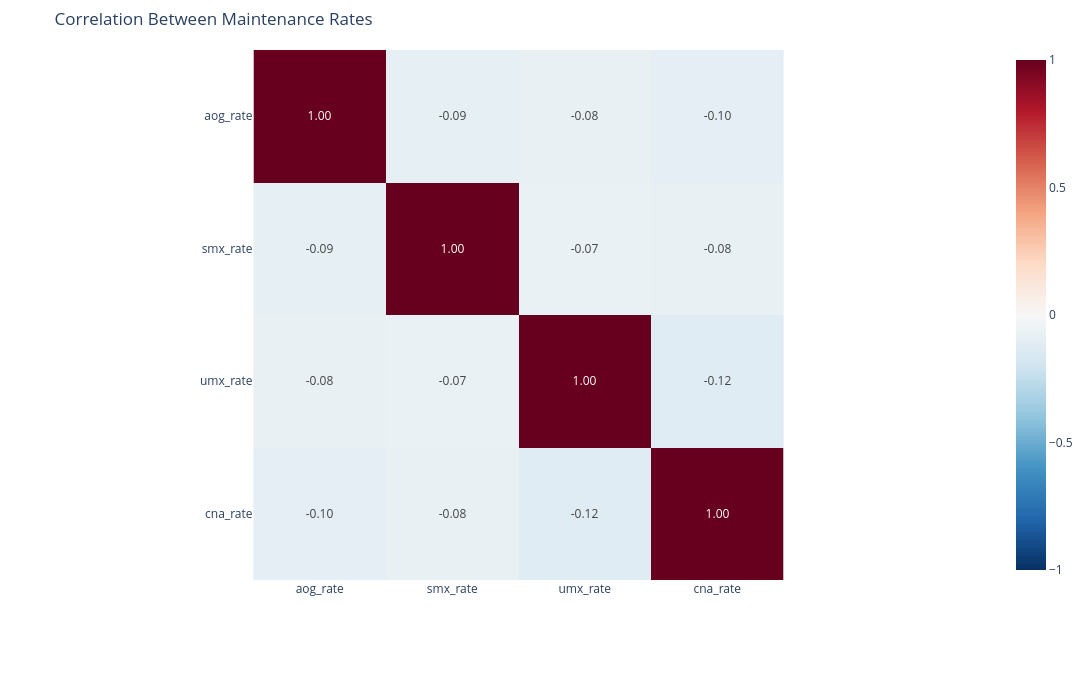

Notebook cell for this chart:
### Code cell
corr = df_pd[rate_cols].corr()

fig = px.imshow(
    corr,
    text_auto=".2f",
    color_continuous_scale="RdBu_r",
    zmin=-1, zmax=1,
    title="Correlation Between Maintenance Rates"
)
fig.update_layout(**PLOT_CFG)
fig.show()

### Figure 1 — Plotly figure (JSON) as saved in the notebook; plotly's stock layout.template omitted (floating-point values rounded to 4 significant figures)
{"data": [{"coloraxis": "coloraxis", "hovertemplate": "x: %{x}<br>y: %{y}<br>color: %{z}<extra></extra>", "name": "0", "texttemplate": "%{z:.2f}", "type": "heatmap", "x": ["aog_rate", "smx_rate", "umx_rate", "cna_rate"], "xaxis": "x", "y": ["aog_rate", "smx_rate", "umx_rate", "cna_rate"], "yaxis": "y", "z": [[1.0, -0.09269, -0.07815, -0.09712], [-0.09269, 1.0, -0.06779, -0.0806], [-0.07815, -0.06779, 1.0, -0.122], [-0.09712, -0.0806, -0.122, 1.0]]}], "layout": {"coloraxis": {"autocolorscale": false, "cmax": 1, "cmin": -1, "colorscale": [[0, "rgb(5,48,97)"], [0.1, "rgb(33,102,172)"], [0.2, "rgb(67,147,195)"], [0.3, "rgb(146,197,222)"], [0.4, "rgb(209,229,240)"], [0.5, "rgb(247,247,247)"], [0.6, "rgb(253,219,199)"], [0.7, "rgb(244,165,130)"], [0.8, "rgb(214,96,77)"], [0.9, "rgb(178,24,43)"], [1, "rgb(103,0,31)"]]}, "height": 700, "legend": {"font": {"size": 10}, "orientation": "h", "x": 0.5, "xanchor": "center", "y": -0.15, "yanchor": "top"}, "margin": {"b": 120, "l": 50, "r": 50, "t": 50}, "title": {"text": "Correlation Between Maintenance Rates"}, "width": 1200, "xaxis": {"anchor": "y", "constrain": "domain", "domain": [0, 1], "scaleanchor": "y"}, "yaxis": {"anchor": "x", "autorange": "reversed", "constrain": "domain", "domain": [0, 1]}}}
